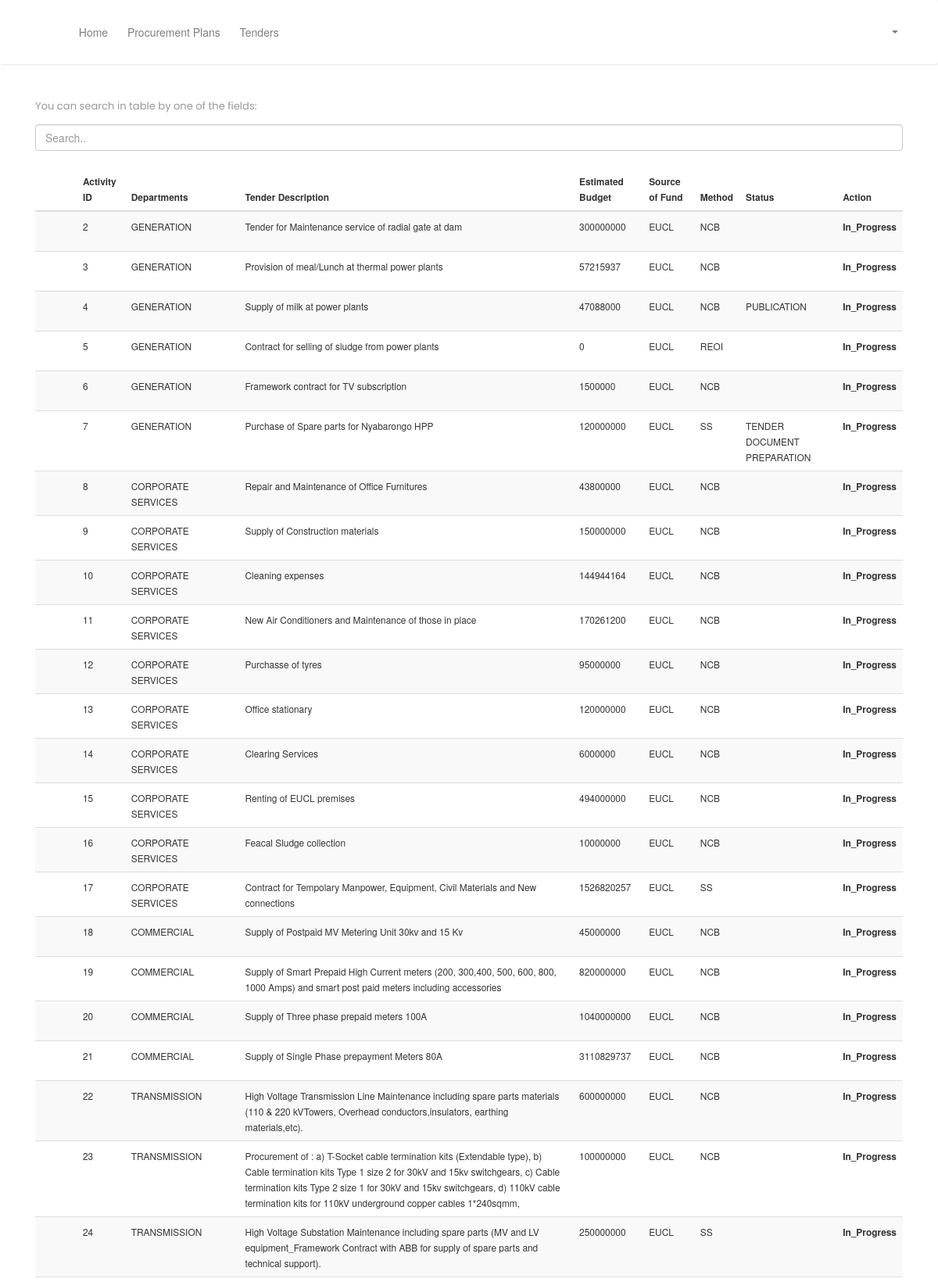
Screenshot of /tenders/list/ (upper part) with the database file from the repository.
### monitoring_app/models.py (models this page shows, shortened)
class Tender(models.Model):
    department          = models.ForeignKey(Department, related_name='plan_department', on_delete=models.CASCADE)
    procurement_doc     = models.ForeignKey(Procurement_doc, related_name='plan_tenders', on_delete=models.CASCADE)
    project_id          = models.CharField(max_length=50, null=True)
    project_Name        = models.CharField(max_length=50, null=True)
    activity_sequence   =  models.IntegerField(null=True)
    activity_id         = models.CharField(max_length=80, null=True)
    activity_description= models.CharField(max_length=250, null=True)
    tender_count        = models.IntegerField(null=True)
    early_start         = models.DateTimeField(null=True)
    early_finish        = models.DateTimeField(null=True)
    total_work_days     = models.IntegerField(null=True)
    activity_status     = models.CharField(max_length=80, null=True)
    total_days          = models.IntegerField(null=True)
    elapsed_work_days   = models.DecimalField(max_digits=19, decimal_places=2, null=True)
    remaining_days      = models.IntegerField(null=True)
    remaining_work_days = models.DecimalField(max_digits=19, decimal_places=2, null=True)
    note                = models.CharField(max_length=120, null=True, blank=True)
    actual_start        = models.DateTimeField(null=True)
    actual_finish       = models.DateTimeField(null=True)
    canceled            = models.DateTimeField(null=True)
    removed             = models.DateTimeField(null=True)
    released_date       = models.DateTimeField(null=True)
    completed           = models.DateTimeField(null=True)
    closed              = models.DateTimeField(null=True)
    used                = models.DateTimeField(null=True)
    estimated_cost      = models.IntegerField(null=True)
    planned_cost        = models.IntegerField(null=True)
    baseline_cost       = models.IntegerField(null=True)
    planned_committed_cost      = models.IntegerField(null=True)
    committed_cost              = models.IntegerField(null=True)
    used_cost                   = models.IntegerField(null=True)
    actual_cost                 = models.IntegerField(null=True)
    set_in_baseline             = models.CharField(max_length=120, null=True, blank=True)
    baseline_revision_comment   = models.CharField(max_length=120, null=True, blank=True)
    activity_changed            = models.BooleanField(default=False) #?????? its default
    financially_responsible_id  = models.CharField(max_length=80, null=True, blank=True)
    financially_responsible_name= models.CharField(max_length=80, null=True, blank=True)
    created                     = models.DateField(null=True)
    responsible_id              = models.IntegerField(null=True)
    responsible_name            = models.CharField(max_length=100, null=True)
    activity_created_by         = models.CharField(max_length=100, null=True)
    modified                    = models.CharField(max_length=15,null=True)
    modified_by                 = models.CharField(max_length=35,null=True)
    activity_type               = models.CharField(max_length=25, null=True)
    source_of_fund              = models.CharField(max_length=50, null=True)
    tendering_method            = models.ForeignKey(Method,on_delete=models.DO_NOTHING, null=True, blank=True)
    planned_tender_doc_preparation          = models.DateField(null=True)
    planned_publication_date                = models.DateField(null=True)
    planned_bid_opening_date                = models.DateField(null=True)
    planned_start_evaluation                = models.DateField(null=True)
    planned_end_evaluation                  = models.DateField(null=True)
    planned_provisional_notification_date   = models.DateField(null=True)
    planned_final_notification_date         = models.DateField(null=True)
    planned_contract_management_start_date  = models.DateField(null=True)
    planned_contract_signing_date           = models.DateField(null=True)
    planned_contract_end_date               = models.DateField(null=True)
    supervising_firm                        = models.BooleanField(default=False)
    planned_budget                          = models.CharField(max_length=25, null=True)

class Department(models.Model):
    name = models.CharField(max_length=200)
    def __str__(self):
        return self.name

class Method(models.Model):
    name        = models.CharField(max_length=30)
    description = models.CharField(max_length=100, null=True)
    def __str__(self):
        return self.name

class Procedure(models.Model):
    user            = models.ForeignKey(User, related_name='actor', on_delete=models.CASCADE)
    procurement_doc = models.ForeignKey(Procurement_doc, related_name='document', on_delete=models.CASCADE)
    proc_item       = models.ForeignKey(Tender, related_name='workon', on_delete=models.CASCADE, blank=True, null=True)
    republished_item= models.ForeignKey(Tender_republished, related_name='workon', on_delete=models.CASCADE, blank=True, null=True)
    stage           = models.ForeignKey(Stage, related_name='current_stage', on_delete=models.CASCADE, null=True, blank=True)
    timestamp       = models.DateTimeField(auto_now_add=True)
    closed_date     = models.DateTimeField(auto_now=False, null=True)
    time_taken      = models.DurationField(default=timedelta(days=0), null=True)
    late            = models.DurationField(null=True) # this is the one to workon
    status          = models.CharField(max_length=100,default='Pending')

class Stage(models.Model):
    user            = models.ForeignKey(User, related_name="stage", on_delete=models.CASCADE)
    title           = models.CharField(max_length=500)
    number          = models.IntegerField()
    description     = CKEditor5Field(config_name='special')
    timestamp       = models.DateTimeField(auto_now_add=True)
    def __str__(self):
        return self.title

### monitoring_app/views.py (the view)
# urls.py: re_path(r'^tender/(?P<pk>[\d]+)/today/tenders/$', today_tenders, name='today_tenders'),
def tenders(request):
    time_zero = timedelta(days=0)
    if request.user.is_authenticated:
        user = user_contact.objects.filter(user__id=request.user.id).first()
        if user:
            company = user.company
            if company:
                year_plan   = Procurement_doc.objects.filter(company=company.first()).last()
    else:
        year_plan= Procurement_doc.objects.filter(company__name="REG").last()
    tenders = Tender.objects.filter(procurement_doc=year_plan).exclude(Q(activity_status="CANCELED")|Q(activity_status="CLOSED")).all()
    republished = Tender_republished.objects.filter(procurement_doc=year_plan,).exclude(Q(activity_status="CANCELED")|Q(activity_status="CLOSED")).all()
    content ={
        'plan_tenders':tenders,
        'republished':republished,
        'time_zero':time_zero,
        }
    return render(request, 'procurement/plan.html', content )

### Templates/procurement/plan.html (shortened to what this page needs)
<!DOCTYPE html>
{% load static %}
<html lang="en">
<head>
    {% include 'snippets/head.html' %}
    <link rel="stylesheet" href="https://maxcdn.bootstrapcdn.com/bootstrap/3.4.1/css/bootstrap.min.css">
</head>
<body>
  {% include 'snippets/navbar.html' %}
    <div class="container">
        <p class="disable"><small>You can search in table by one of the fields:</small></p>
        <input class="form-control" id="myInput" type="text" placeholder="Search..">
        <br>
        <div class="table-lg-responsive">
          <table class="table table-striped">
            <thead>
              <tr>
                <th></th>
                <th><small><b>Activity ID</b></small></th>
                <th><small><b>Departments</b></small></th>
                <th><small><b>Tender Description</b></small></th>
                <th><small><b>Estimated Budget</b></small></th>
                <th><small><b>Source of Fund</b></small></th>
                <th><small><b>Method</b></small></th>
                <th><small><b>Status</b></small></th>
                <th><small><b>Action</b></small></th>
              </tr>
            </thead>
            <tbody id="myTable">
              {% for tender in plan_tenders %}
              <tr>
                <td><small><a href="{% url 'tender_detail' tender.pk %}" class="btn btn-primary-sm"><i class="fa fa-info-circle"></i></a></small></td>
                <td><small>{{tender.activity_id}}</small></td>
                <td><small>{{tender.department}}</small></td>
                <td><small>{{tender.activity_description}}</small></td>
                <td><small>{{tender.estimated_cost}}</small></td>
                <td><small>{{tender.source_of_fund}}</small></td>
                <td><small>{{tender.tendering_method}}</small></td>
                <td><small>{{tender.workon.last.stage}}</small></td>
                <td>
                  {% if tender.canceled != time_zero and tender.activity_status == 'Canceled' %}
                    <span class="text-danger"><b>Canceled</b></span>
                  {% elif tender.workon.last.stage.title == tender.tendering_method.method_duration.all.last.stage.title and tender.workon.last.time_taken != time_zero %}
                    <span class="text-success"><b>Closed</b></span>
                  {% else %}
                    {% if request.user.is_authenticated %}
                      <button type="button" class="btn btn-primary" data-toggle="modal" data-target="#exampleModalEdit{{tender.id}}"><i class="fa fa-paper-plane"></i></button>
                    {% else %}
                      <small><b>In_Progress</b></small>
                    {% endif %}
                  {% endif %}
                </td>
              </tr>
              {% endfor %}
            </tbody>
          </table>
        </div>
    </div>
  </body>
</html>

### Static/css/chat.css (style rules this page uses)
body { margin-top:20px; }

### Static/css/style.css (style rules this page uses)
body { font-family: 'Poppins', sans-serif; background: #fafafa; }
p { font-family: 'Poppins', sans-serif; font-size: 1.1em; font-weight: 300; line-height: 1.7em; color: #999; }
a, a:hover, a:focus { color: inherit; text-decoration: none; transition: all 0.3s; }

### Templates/snippets/head.html (style rules this page uses)
body { font: 16px Montserrat, sans-serif; line-height: 1.8; font-size: 13px; }

### rows the page displays
Tender: activity_id "2", department "GENERATION", activity_description "Tender for Maintenance service of radial gate at dam", estimated_cost "300000000", source_of_fund "EUCL", tendering_method "NCB", shows "In_Progress"
Tender: activity_id "3", department "GENERATION", activity_description "Provision of meal/Lunch at thermal power plants", estimated_cost "57215937", source_of_fund "EUCL", tendering_method "NCB", shows "In_Progress"
Tender: activity_id "4", department "GENERATION", activity_description "Supply of milk at power plants", estimated_cost "47088000", source_of_fund "EUCL", tendering_method "NCB", workon.last.stage "PUBLICATION", activity_status "In_Progress"
Tender: activity_id "5", department "GENERATION", activity_description "Contract for selling of sludge from power plants", estimated_cost "0", source_of_fund "EUCL", tendering_method "REOI", shows "In_Progress"
Tender: activity_id "6", department "GENERATION", activity_description "Framework contract for TV subscription", estimated_cost "1500000", source_of_fund "EUCL", tendering_method "NCB", shows "In_Progress"
Tender: activity_id "7", department "GENERATION", activity_description "Purchase of Spare parts for Nyabarongo HPP", estimated_cost "120000000", source_of_fund "EUCL", tendering_method "SS", workon.last.stage "TENDER DOCUMENT PREPARATION", shows "In_Progress"
Tender: activity_id "8", department "CORPORATE SERVICES", activity_description "Repair and Maintenance of Office Furnitures", estimated_cost "43800000", source_of_fund "EUCL", tendering_method "NCB", shows "In_Progress"
Tender: activity_id "9", department "CORPORATE SERVICES", activity_description "Supply of Construction materials", estimated_cost "150000000", source_of_fund "EUCL", tendering_method "NCB", shows "In_Progress"
Tender: activity_id "10", department "CORPORATE SERVICES", activity_description "Cleaning expenses", estimated_cost "144944164", source_of_fund "EUCL", tendering_method "NCB", shows "In_Progress"
Tender: activity_id "11", department "CORPORATE SERVICES", activity_description "New Air Conditioners and Maintenance of those in place", estimated_cost "170261200", source_of_fund "EUCL", tendering_method "NCB", shows "In_Progress"
Tender: activity_id "12", department "CORPORATE SERVICES", activity_description "Purchasse of tyres", estimated_cost "95000000", source_of_fund "EUCL", tendering_method "NCB", shows "In_Progress"
Tender: activity_id "13", department "CORPORATE SERVICES", activity_description "Office stationary", estimated_cost "120000000", source_of_fund "EUCL", tendering_method "NCB", shows "In_Progress"
Tender: activity_id "14", department "CORPORATE SERVICES", activity_description "Clearing Services", estimated_cost "6000000", source_of_fund "EUCL", tendering_method "NCB", shows "In_Progress"
Tender: activity_id "15", department "CORPORATE SERVICES", activity_description "Renting of EUCL premises", estimated_cost "494000000", source_of_fund "EUCL", tendering_method "NCB", shows "In_Progress"
Tender: activity_id "16", department "CORPORATE SERVICES", activity_description "Feacal Sludge collection", estimated_cost "10000000", source_of_fund "EUCL", tendering_method "NCB", shows "In_Progress"
Tender: activity_id "17", department "CORPORATE SERVICES", activity_description "Contract for Tempolary Manpower, Equipment, Civil Materials and New connections", estimated_cost "1526820257", source_of_fund "EUCL", tendering_method "SS", shows "In_Progress"
Tender: activity_id "18", department "COMMERCIAL", activity_description "Supply of Postpaid MV Metering Unit 30kv and 15 Kv", estimated_cost "45000000", source_of_fund "EUCL", tendering_method "NCB", shows "In_Progress"
Tender: activity_id "19", department "COMMERCIAL", activity_description "Supply of Smart Prepaid High Current meters (200, 300,400, 500, 600, 800, 1000 Amps) and smart post paid meters including accessories", estimated_cost "820000000", source_of_fund "EUCL", tendering_method "NCB", shows "In_Progress"
Tender: activity_id "20", department "COMMERCIAL", activity_description "Supply of Three phase prepaid meters 100A", estimated_cost "1040000000", source_of_fund "EUCL", tendering_method "NCB", shows "In_Progress"
Tender: activity_id "21", department "COMMERCIAL", activity_description "Supply of Single Phase prepayment Meters 80A", estimated_cost "3110829737", source_of_fund "EUCL", tendering_method "NCB", shows "In_Progress"
Tender: activity_id "22", department "TRANSMISSION", activity_description "High Voltage Transmission Line Maintenance including spare parts materials (110 & 220 kVTowers, Overhead conductors,insulators, earthing materials,etc).", estimated_cost "600000000", source_of_fund "EUCL", tendering_method "NCB", shows "In_Progress"
Tender: activity_id "23", department "TRANSMISSION", activity_description "Procurement of : a) T-Socket cable termination kits (Extendable type), b) Cable termination kits Type 1 size 2 for 30kV and 15kv switchgears, c) Cable termination kits Type 2 size 1 for 30kV and 15kv switchgears, d) 110kV cable termination kits for 110kV underground copper cables 1*240sqmm,", estimated_cost "100000000", source_of_fund "EUCL", tendering_method "NCB", shows "In_Progress"
Tender: activity_id "24", department "TRANSMISSION", activity_description "High Voltage Substation Maintenance including spare parts (MV and LV equipment_Framework Contract with ABB for supply of spare parts and technical support).", estimated_cost "250000000", source_of_fund "EUCL", tendering_method "SS", shows "In_Progress"
